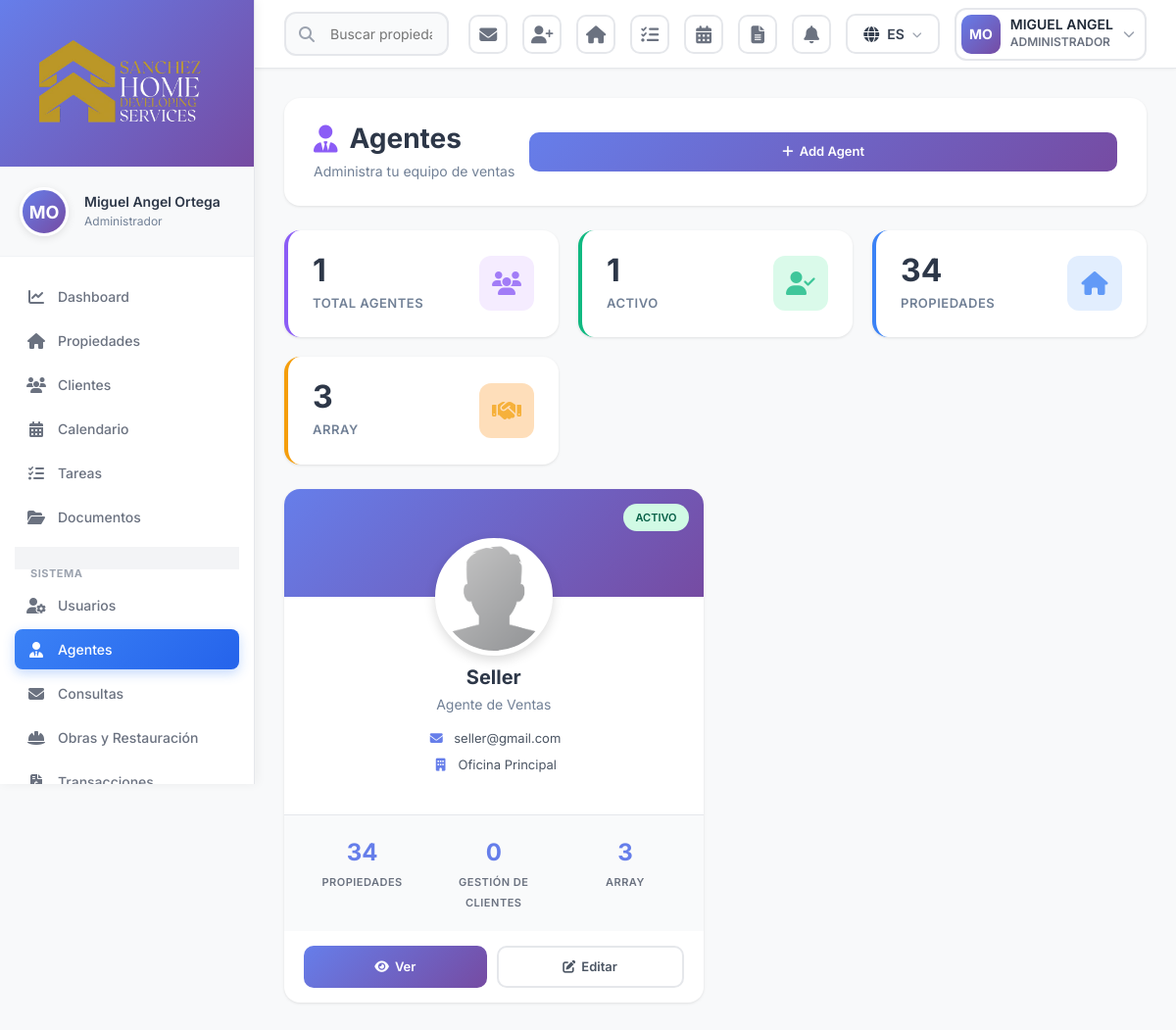
Page /agentes.php (signed in) on the committed database.
### tables this page shows
CREATE TABLE `users` (
  `id` int(10) UNSIGNED NOT NULL,
  `username` varchar(100) NOT NULL,
  `email` varchar(255) NOT NULL,
  `password` varchar(255) NOT NULL,
  `first_name` varchar(100) NOT NULL,
  `last_name` varchar(100) NOT NULL,
  `phone` varchar(50) DEFAULT NULL,
  `phone_office` varchar(50) DEFAULT NULL,
  `profile_picture` varchar(500) DEFAULT NULL,
  `document_id` varchar(100) DEFAULT NULL,
  `date_of_birth` date DEFAULT NULL,
  `address` text DEFAULT NULL,
  `role_id` int(10) UNSIGNED NOT NULL,
  `office_id` int(10) UNSIGNED DEFAULT NULL,
  `status` enum('active','inactive','suspended') DEFAULT 'active',
  `position` varchar(150) DEFAULT NULL,
  `specialization` varchar(150) DEFAULT NULL,
  `license_number` varchar(100) DEFAULT NULL,
  `commission_sale` decimal(5,2) DEFAULT 0.00,
  `commission_rent` decimal(5,2) DEFAULT 0.00,
  `biography` text DEFAULT NULL,
  `linkedin_url` varchar(500) DEFAULT NULL,
  `facebook_url` varchar(500) DEFAULT NULL,
  `twitter_url` varchar(500) DEFAULT NULL,
  `instagram_url` varchar(500) DEFAULT NULL,
  `whatsapp_business` varchar(50) DEFAULT NULL,
  `language` varchar(5) DEFAULT 'en',
  `show_in_public_website` tinyint(1) DEFAULT 0,
  `total_sales` int(10) UNSIGNED DEFAULT 0,
  `total_rentals` int(10) UNSIGNED DEFAULT 0,
  `total_transaction_value` decimal(15,2) DEFAULT 0.00,
  `average_rating` decimal(3,2) DEFAULT 0.00,
  `email_verified_at` timestamp NULL DEFAULT NULL,
  `remember_token` varchar(100) DEFAULT NULL,
  `last_login` timestamp NULL DEFAULT NULL,
  `created_at` timestamp NULL DEFAULT current_timestamp(),
  `updated_at` timestamp NULL DEFAULT current_timestamp() ON UPDATE current_timestamp()
);

CREATE TABLE `roles` (
  `id` int(10) UNSIGNED NOT NULL,
  `name` varchar(100) NOT NULL,
  `display_name` varchar(150) NOT NULL,
  `description` text DEFAULT NULL,
  `permissions` longtext DEFAULT NULL CHECK (json_valid(`permissions`)),
  `is_active` tinyint(1) DEFAULT 1,
  `created_at` timestamp NULL DEFAULT current_timestamp(),
  `updated_at` timestamp NULL DEFAULT current_timestamp() ON UPDATE current_timestamp()
);

CREATE TABLE `offices` (
  `id` int(10) UNSIGNED NOT NULL,
  `name` varchar(255) NOT NULL,
  `address` varchar(500) DEFAULT NULL,
  `city` varchar(100) DEFAULT NULL,
  `state_province` varchar(100) DEFAULT NULL,
  `country` varchar(100) DEFAULT 'República Dominicana',
  `postal_code` varchar(20) DEFAULT NULL,
  `phone` varchar(50) DEFAULT NULL,
  `email` varchar(255) DEFAULT NULL,
  `latitude` decimal(10,8) DEFAULT NULL,
  `longitude` decimal(11,8) DEFAULT NULL,
  `is_active` tinyint(1) DEFAULT 1,
  `created_at` timestamp NULL DEFAULT current_timestamp(),
  `updated_at` timestamp NULL DEFAULT current_timestamp() ON UPDATE current_timestamp()
);

### agentes.php (the view, shortened to what the rows shown need)
<?php
require_once 'config.php';
require_once 'database.php';
require_once 'functions.php';
$currentUser = getCurrentUser();
$agents = db()->select(
    "SELECT u.*, r.display_name as role_name, o.name as office_name,
     (SELECT COUNT(*) FROM properties WHERE agent_id = u.id AND status != 'deleted') as properties_count,
     (SELECT COUNT(*) FROM clients WHERE agent_id = u.id) as clients_count,
     (SELECT COUNT(*) FROM sales_transactions WHERE agent_id = u.id AND status = 'completed') as sales_count
     FROM users u
     LEFT JOIN roles r ON u.role_id = r.id
     LEFT JOIN offices o ON u.office_id = o.id
     WHERE u.role_id IN (2, 3)
     ORDER BY u.created_at DESC"
);
$stats = [
    'total' => count($agents),
    'active' => count(array_filter($agents, fn($a) => $a['status'] === 'active')),
    'properties' => array_sum(array_column($agents, 'properties_count')),
    'sales' => array_sum(array_column($agents, 'sales_count'))
];
include 'header.php';
include 'sidebar.php';
?>
<div class="agents-container">
    <div class="page-header-modern">
        <div>
            <h2 class="page-title-modern">
                <i class="fas fa-user-tie" style="color: var(--purple);"></i>
                <?php echo __('menu.agents', [], 'Agentes Inmobiliarios'); ?>
            </h2>
        </div>
    </div>
    <div class="stats-grid-modern">
        <div class="stat-card-modern purple">
            <div>
                <div class="stat-value-modern"><?php echo number_format($stats['total']); ?></div>
                <div class="stat-label-modern"><?php echo __('total', [], 'Total'); ?> <?php echo __('menu.agents', [], 'Agentes'); ?></div>
            </div>
        </div>
        <div class="stat-card-modern green">
            <div>
                <div class="stat-value-modern"><?php echo number_format($stats['active']); ?></div>
                <div class="stat-label-modern"><?php echo __('active', [], 'Activos'); ?></div>
            </div>
        </div>
    </div>
    <?php if(empty($agents)): ?>
    <div class="empty-state">
        <i class="fas fa-user-tie"></i>
        <h3><?php echo __('agents.no_agents', [], 'No hay agentes registrados'); ?></h3>
        <p><?php echo __('agents.add_first', [], 'Añade tu primer agente para comenzar'); ?></p>
        <a href="usuarios.php?action=new&type=agent" class="btn-modern btn-primary-modern">
            <i class="fas fa-plus"></i>
            <?php echo __('agents.add_agent', [], 'Añadir Agente'); ?>
        </a>
    </div>
    <?php else: ?>
    <div class="agents-grid">
        <?php foreach ($agents as $agent): ?>
        <div class="agent-card">
            <div class="agent-header">
                <span class="status-badge <?php echo $agent['status'] === 'active' ? 'active' : 'inactive'; ?>">
                    <?php echo $agent['status'] === 'active' ? __('active', [], 'Activo') : __('inactive', [], 'Inactivo'); ?>
                </span>
                <img src="<?php echo $agent['profile_picture'] ?? 'assets/images/default-avatar.png'; ?>"
                     alt="<?php echo htmlspecialchars($agent['first_name']); ?>"
                     class="agent-avatar">
            </div>
            <div class="agent-body">
                <h3 class="agent-name">
                    <?php echo htmlspecialchars($agent['first_name'] . ' ' . $agent['last_name']); ?>
                </h3>
                <p class="agent-role"><?php echo htmlspecialchars($agent['role_name'] ?? __('agent', [], 'Agente')); ?></p>
                <div class="agent-contact">
                    <?php if ($agent['email']): ?>
                    <a href="mailto:<?php echo $agent['email']; ?>" class="contact-item">
                        <i class="fas fa-envelope"></i>
                        <span><?php echo htmlspecialchars($agent['email']); ?></span>
                    </a>
                    <?php endif; ?>
                    <?php if ($agent['office_name']): ?>
                    <div class="contact-item">
                        <i class="fas fa-building"></i>
                        <span><?php echo htmlspecialchars($agent['office_name']); ?></span>
                    </div>
                    <?php endif; ?>
                </div>
            </div>
            <div class="agent-stats">
                <div class="stat-item">
                    <span class="stat-number"><?php echo number_format($agent['properties_count']); ?></span>
                    <span class="stat-text"><?php echo __('properties.title', [], 'Propiedades'); ?></span>
                </div>
                <div class="stat-item">
                    <span class="stat-number"><?php echo number_format($agent['clients_count']); ?></span>
                    <span class="stat-text"><?php echo __('clients.title', [], 'Clientes'); ?></span>
                </div>
                <div class="stat-item">
                    <span class="stat-number"><?php echo number_format($agent['sales_count']); ?></span>
                    <span class="stat-text"><?php echo __('sales', [], 'Ventas'); ?></span>
                </div>
            </div>
            <div class="agent-actions">
                <a href="ver-agente.php?id=<?php echo $agent['id']; ?>" class="btn-modern btn-primary-modern">
                    <i class="fas fa-eye"></i>
                    <?php echo __('view', [], 'Ver'); ?>
                </a>
                <a href="editar-usuario.php?id=<?php echo $agent['id']; ?>" class="btn-modern btn-outline-modern">
                    <i class="fas fa-edit"></i>
                    <?php echo __('edit', [], 'Editar'); ?>
                </a>
            </div>
        </div>
        <?php endforeach; ?>
    </div>
    <?php endif; ?>
</div>
<?php include 'footer.php'; ?>

### header.php (shortened to what the rows shown need)
<!DOCTYPE html>
<html lang="<?php echo currentLanguage() === 'es' ? 'es' : 'en'; ?>">
<head>
    <link href="https://cdn.jsdelivr.net/npm/bootstrap@5.3.0/dist/css/bootstrap.min.css" rel="stylesheet">
    <link rel="stylesheet" href="https://cdnjs.cloudflare.com/ajax/libs/font-awesome/6.4.0/css/all.min.css">
    <link rel="stylesheet" href="https://cdn.jsdelivr.net/npm/sweetalert2@11/dist/sweetalert2.min.css">
    <link rel="stylesheet" href="assets/css/style.css">
</head>
<body>
<div class="header-modern">
    <div class="header-actions">
        <div class="custom-dropdown" id="userDropdown">
            <div class="custom-dropdown-toggle user-dropdown-toggle">
                <?php if($currentUser['profile_picture']): ?>
                <img src="<?php echo htmlspecialchars($currentUser['profile_picture']); ?>"
                     alt="<?php echo htmlspecialchars($currentUser['first_name']); ?>"
                     class="user-avatar-header">
                <?php else: ?>
                <div class="user-avatar-header" style="background: linear-gradient(135deg, #667eea 0%, #764ba2 100%); display: flex; align-items: center; justify-content: center; color: white; font-weight: 700; font-size: 14px;">
                    <?php echo strtoupper(substr($currentUser['first_name'], 0, 1) . substr($currentUser['last_name'], 0, 1)); ?>
                </div>
                <?php endif; ?>
                <div class="user-info-header">
                    <div class="user-info-name"><?php echo htmlspecialchars($currentUser['first_name']); ?></div>
                    <div class="user-info-role"><?php echo htmlspecialchars($currentUser['role']['display_name'] ?? __('user', [], 'Usuario')); ?></div>
                </div>
                <i class="fas fa-chevron-down" style="color: #9ca3af; font-size: 12px;"></i>
            </div>
        </div>
    </div>
</div>
</body>
</html>
</body>
</html>

### sidebar.php (shortened to what the rows shown need)
<aside class="sidebar" id="sidebar">
    <div class="user-profile-section">
        <div class="d-flex align-items-center gap-3">
            <?php if($currentUser['profile_picture']): ?>
            <img src="<?php echo htmlspecialchars($currentUser['profile_picture']); ?>"
                 alt="<?php echo htmlspecialchars($currentUser['first_name']); ?>"
                 class="user-avatar">
            <?php else: ?>
            <div class="user-avatar-placeholder">
                <?php echo strtoupper(substr($currentUser['first_name'], 0, 1) . substr($currentUser['last_name'], 0, 1)); ?>
            </div>
            <?php endif; ?>
            <div class="flex-grow-1 user-info">
                <h6 class="user-name">
                    <?php echo htmlspecialchars($currentUser['first_name'] . ' ' . $currentUser['last_name']); ?>
                </h6>
                <small class="user-role">
                    <?php echo htmlspecialchars($currentUser['role']['display_name'] ?? __('user', [], 'Usuario')); ?>
                </small>
            </div>
        </div>
    </div>
</aside>

### rows in the picture
users: first_name+last_name "MO", first_name "MIGUEL ANGEL", first_name+last_name "Miguel Angel Ortega"
roles: display_name "ADMINISTRADOR", display_name "Administrador"
users: office "1", status "ACTIVO", first_name+last_name "Seller", role.display_name "Agente de Ventas", email "seller@gmail.com", office.name "Oficina Principal", properties_count "34", clients_count "0", sales_count "3"

### other values in the picture
__('menu.dashboard', [], 'Dashboard') "Dashboard"
__('menu.properties', [], 'Propiedades') "Propiedades"
__('menu.clients', [], 'Clientes') "Clientes"
__('menu.calendar', [], 'Calendario') "Calendario"
__('menu.tasks', [], 'Tareas') "Tareas"
__('menu.documents', [], 'Documentos') "Documentos"
__('menu.system', [], 'Gestión') "SISTEMA"
__('menu.users', [], 'Usuarios') "Usuarios"
__('menu.agents', [], 'Agentes') "Agentes"
__('menu.inquiries', [], 'Consultas') "Consultas"
__('menu.projects', [], 'Obras y Restauración') "Obras y Restauración"
__('menu.agents', [], 'Agentes Inmobiliarios') "Agentes"
__('agents.subtitle', [], 'Gestión del equipo de agentes') "Administra tu equipo de ventas"
__('agents.add_agent', [], 'Add Agent') "Add Agent"
__('total', [], 'Total') "TOTAL"
